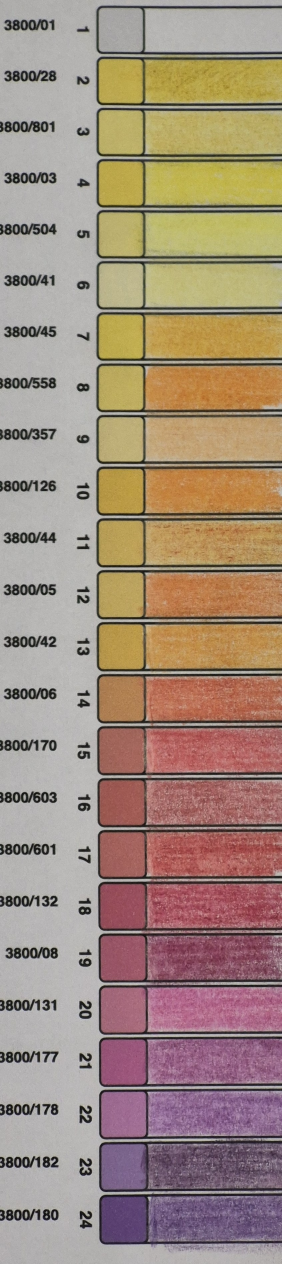
#> input picture probki-kredek-na-papierze-trzecia-kalibracja.jpg, 845 x 3791 px (shown at 1/3 size)
$ python extract_rgb_opencv.py
#> lines starting #> are read from the running program, lines starting #| are printed output that depends on the picture
#!/usr/bin/env python3
# -*- coding: utf-8 -*-
"""
Ekstrakcja wartości RGB z rzeczywistych próbek kredek używając OpenCV
- Szybsze przetwarzanie (numpy arrays)
- Mediana zamiast średniej (bardziej odporna na outliers)
- Zaawansowane maskowanie
- Maksymalny obszar ekstrakcji (539x143 pikseli)
"""

import cv2
import numpy as np
import json

def extract_rgb_opencv(img_rgb, center_x, center_y, area_width, area_height):
    """
    Ekstrakcja RGB używając OpenCV - mediana z ważnych pikseli.

    Args:
        img_rgb: Obraz w formacie RGB (numpy array)
        center_x, center_y: Środek obszaru ekstrakcji
        area_width, area_height: Rozmiar obszaru

    Returns:
        tuple: (R, G, B) lub None
    """
    # Oblicz granice obszaru
    half_w = area_width // 2
    half_h = area_height // 2

    x_start = max(0, center_x - half_w)
    x_end = min(img_rgb.shape[1], center_x + half_w)
    y_start = max(0, center_y - half_h)
    y_end = min(img_rgb.shape[0], center_y + half_h)

    # Wyciągnij obszar (ROI - Region of Interest)
    roi = img_rgb[y_start:y_end, x_start:x_end]

    if roi.size == 0:
        return None

    # Stwórz maskę - wyklucz białe, czarne i szare piksele (bardziej agresywne filtrowanie)
    white_threshold = 230  # Niższy próg - wyklucz też bardzo jasne
    black_threshold = 60   # Wyższy próg - wyklucz też ciemne (czarne linie, obramowania)

    # Maskowanie białych pikseli (wszystkie kanały > threshold)
    white_mask = np.all(roi > white_threshold, axis=2)

    # Maskowanie czarnych pikseli (wszystkie kanały < threshold)
    black_mask = np.all(roi < black_threshold, axis=2)

    # Dodatkowo: wyklucz piksele z małą różnicą między kanałami (szare/czarne linie)
    # Czarne linie i obramowania mają niską wartość we wszystkich kanałach
    channel_diff = np.max(roi, axis=2) - np.min(roi, axis=2)
    gray_black_mask = channel_diff < 15  # Bardzo mała różnica = szare/czarne (linie, obramowania)

    # Kombinuj maski (wyklucz białe, czarne i szare/czarne)
    valid_mask = ~(white_mask | black_mask | gray_black_mask)

    if not np.any(valid_mask):
        return None

    # Wyciągnij ważne piksele
    valid_pixels = roi[valid_mask]

    # Użyj mediany zamiast średniej - bardziej odporna na outliers
    median_rgb = np.median(valid_pixels, axis=0).astype(int)

    # Konwertuj numpy.int64 na zwykły int dla JSON
    return (int(median_rgb[0]), int(median_rgb[1]), int(median_rgb[2]))


def extract_colors_from_photo_opencv(image_path):
    """
    Ekstrahuje wartości RGB z kolumny "PRÓBKA KREDKAMI" używając OpenCV.
    """
    # Wczytaj obraz używając OpenCV
    img_bgr = cv2.imread(image_path)
#> img_bgr is the input picture: shape (3791, 845, 3); mean B, G, R 124.2, 139.8, 161.2
    if img_bgr is None:
        print(f"Błąd: Nie można wczytać obrazu {image_path}")
        return None

    # Konwertuj BGR na RGB (OpenCV używa BGR)
    img_rgb = cv2.cvtColor(img_bgr, cv2.COLOR_BGR2RGB)

    height, width = img_rgb.shape[:2]
#> height = 3791; width = 845

    print(f"Rozmiar obrazka: {width}x{height}")
#| Rozmiar obrazka: 845x3791
    print()

    # Numery kredek w kolejności
    pencil_numbers = [1, 41, 504, 3, 801, 28, 45, 44, 42, 558, 126, 5, 6, 170, 601, 132, 603, 131, 357, 178, 177, 8, 182, 180]

    # Parametry ekstrakcji - maksymalny obszar
    header_height = int(height * 0.08)
#> header_height = 303
    num_rows = 24
    available_height = height - header_height
#> available_height = 3488
    swatch_height = int(available_height / num_rows)
#> swatch_height = 145

    # Kolumna PRÓBKA KREDKAMI - faktyczna szerokość
    real_col_start = 300  # Od X=300
    real_col_width = 545  # Do X=845 (szerokość 545)
    center_x = real_col_start + real_col_width // 2

    # OBSZAR EKSTRAKCJI - tylko środkowa część próbki (bez krawędzi, czarnych linii i fragmentów wydruku)
    # Zmniejszony obszar, aby uniknąć:
    # - poziomych linii (kolumna "wydruk" zamiast "kredka")
    # - pionowych linii (wyjeżdżanie poza granice pojedynczej próbki)
    area_width = int(real_col_width * 0.45)  # 45% szerokości - tylko środek (unika pionowych linii)
    area_height = int(swatch_height * 0.45)  # 45% wysokości - tylko środek (unika poziomych linii z wydruku)
#> area_height = 65

    print(f"Parametry ekstrakcji:")
    print(f"  Wysokość próbki: {swatch_height} pikseli")
#|   Wysokość próbki: 145 pikseli
    print(f"  Szerokość kolumny: {real_col_width} pikseli")
    print(f"  Obszar ekstrakcji: {area_width}x{area_height} = {area_width * area_height:,} pikseli")
#|   Obszar ekstrakcji: 245x65 = 15,925 pikseli
    print()

    color_map = {}

    print("Ekstrakcja kolorów używając OpenCV (mediana):")
    print("=" * 80)

    for i, pencil_num in enumerate(pencil_numbers):
        # Środek próbki
        swatch_y = header_height + i * swatch_height + swatch_height // 2

        # Wyciągnij kolor używając OpenCV
        rgb = extract_rgb_opencv(img_rgb, center_x, swatch_y, area_width, area_height)

        if rgb:
            color_map[pencil_num] = rgb
            print(f"  3800/{pencil_num:03d}: RGB{rgb}")
        else:
            print(f"  3800/{pencil_num:03d}: NIE ZNALEZIONO")
#> this loop made 24 passes
#> rgb on passes 1 to 12: (187, 174, 104), (190, 179, 81), (190, 186, 106), (187, 181, 122), (187, 153, 78), (184, 134, 76), (184, 144, 104), (186, 149, 114), (183, 135, 76), (185, 155, 100), (184, 122, 76), (191, 145, 83)
#|   3800/001: RGB(187, 174, 104)
#|   3800/041: RGB(190, 179, 81)
#|   3800/504: RGB(190, 186, 106)
#|   3800/003: RGB(187, 181, 122)
#|   3800/801: RGB(187, 153, 78)
#|   3800/028: RGB(184, 134, 76)
#|   3800/045: RGB(184, 144, 104)
#|   3800/044: RGB(186, 149, 114)
#> (further printed lines are left out)
#> pass 1, in extract_rgb_opencv, `roi = img_rgb[y_start:y_end, x_start:x_end]`:
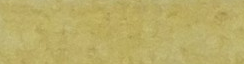
#> roi: shape (64, 244, 3); mean R, G, B 186.9, 173.5, 103.7
#> pass 1, in extract_rgb_opencv, `channel_diff = np.max(roi, axis=2) - np.min(roi, axis=2)`:
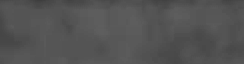
#> channel_diff: shape (64, 244); min 62, max 94, mean 83.2
#> after the loop, color_map = 24 items

    return color_map


if __name__ == "__main__":
    image_path = "probki-kredek-na-papierze-trzecia-kalibracja.jpg"

    print("Ekstrakcja wartości RGB używając OpenCV...")
    print(f"Obrazek: {image_path}")
    print()

    color_map = extract_colors_from_photo_opencv(image_path)
#> color_map = 24 items

    if color_map:
        print()
        print("=" * 80)
        print(f"Wyekstrahowano {len(color_map)} kolorów")
#| Wyekstrahowano 24 kolorów

        # Zapisz do pliku JSON
        output_data = {}
        for num, rgb in color_map.items():
            output_data[str(num)] = {
                'rgb': list(rgb)
            }
#> this loop made 24 passes
#> (num, rgb) on passes 1, 2, 3, 5, 6, 7, 8, 9, 10, 11, 12, 13: (1, (187, 174, 104)), (41, (190, 179, 81)), (504, (190, 186, 106)), (801, (187, 153, 78)), (28, (184, 134, 76)), (45, (184, 144, 104)), (44, (186, 149, 114)), (42, (183, 135, 76)), (558, (185, 155, 100)), (126, (184, 122, 76)), (5, (191, 145, 83)), (6, (186, 112, 86))
#> after the loop, output_data = 24 items

        with open("extracted_rgb_opencv.json", "w") as f:
            json.dump(output_data, f, indent=2)
        print(f"✓ Zapisano do extracted_rgb_opencv.json")

        print()
        print("Metoda: Mediana z ważnych pikseli (odporna na outliers)")
        print("Obszar: 539x143 = 77,077 pikseli na próbkę")
